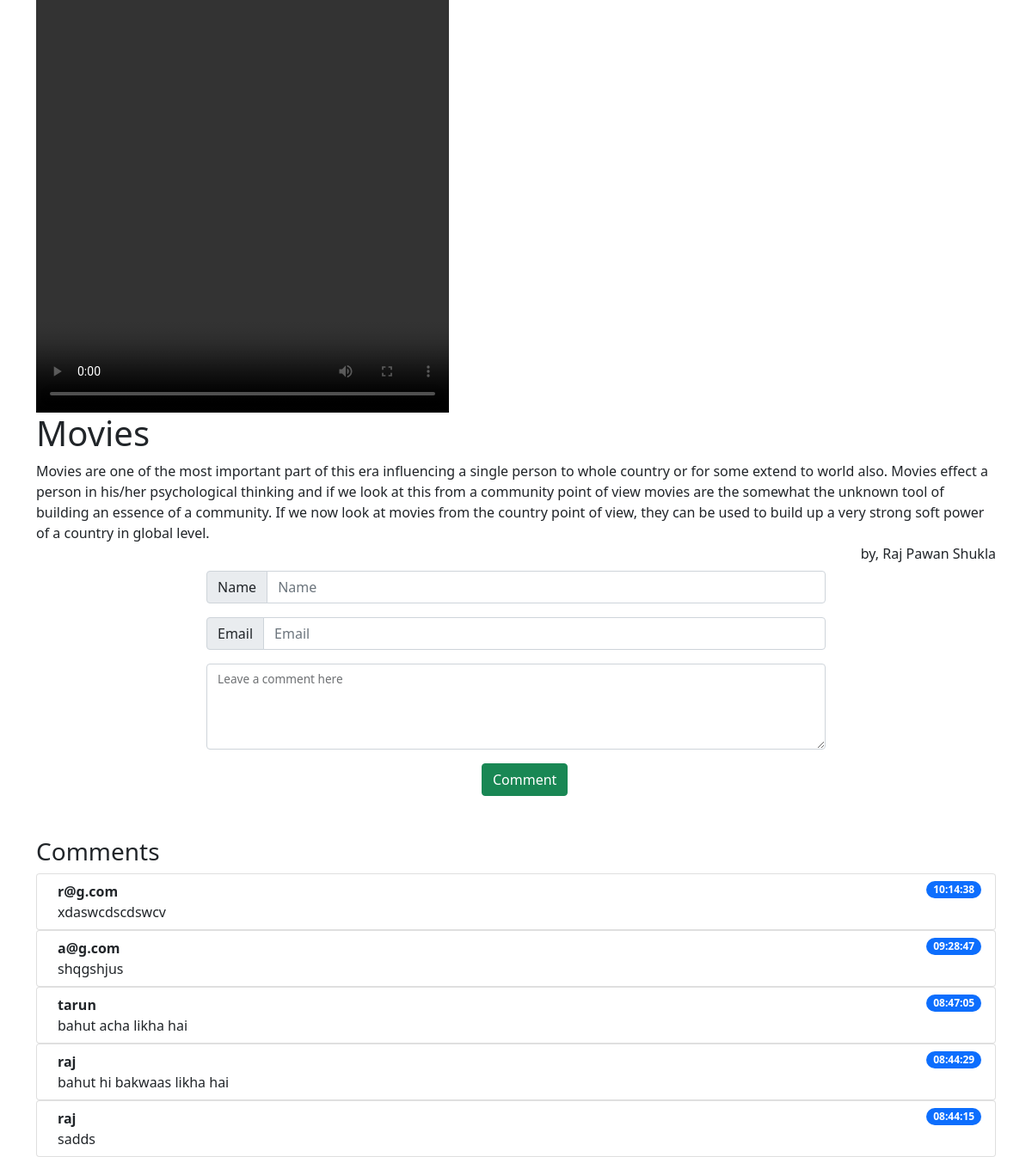
The app's page /blog.php?id=1 with its own data.
### tables this page shows
CREATE TABLE `blog` (
  `blog_id` int(11) NOT NULL,
  `Title` varchar(50) NOT NULL,
  `Description` text NOT NULL,
  `Writer` varchar(40) NOT NULL,
  `image` varchar(300) NOT NULL
);

CREATE TABLE `Users` (
  `Id` int(11) NOT NULL,
  `Name` varchar(50) NOT NULL,
  `Email` varchar(100) NOT NULL,
  `Comments` text NOT NULL,
  `Time` varchar(30) NOT NULL,
  `blog_id` int(11) NOT NULL
);

### blog.php (the view, shortened to what this page needs)
<link rel="stylesheet" href="style.css">
<link href="https://cdn.jsdelivr.net/npm/bootstrap@5.1.3/dist/css/bootstrap.min.css" rel="stylesheet">
<div class='container'>
<?php
    include "connect.php";
    $id = $_GET['id'];
    $query = "SELECT *FROM blog WHERE blog_id = $id";
    $res = mysqli_query($conn,$query);
    while($row = mysqli_fetch_assoc($res)){
        echo "
        <video src='{$row['image']}' autoplay controls style ='width:30rem;height:30rem;'></video>";
        echo "<h1>{$row['Title']} </h1>";
        echo "<div>{$row['Description']}</div>";
        echo "<p style = 'float:right'>by, {$row['Writer']}</p>";
    }
?>
<div>
    <form method ="post" action="addcomment.php">
    <div class="input-group mb-3">
  <span class="input-group-text" id="basic-addon1">Name</span>
  <input type="text" name ="Name" class="form-control" placeholder="Name" aria-label="Username" aria-describedby="basic-addon1">
</div>
<div class="input-group mb-3">
  <span class="input-group-text" id="basic-addon1">Email</span>
  <input type="email" name ="Name" class="form-control" placeholder="Email" aria-label="Username" aria-describedby="basic-addon1">
</div>
<div class="form-floating">
  <textarea class="form-control" name = "Comment" id="floatingTextarea2" style="height: 100px"></textarea>
  <label for="floatingTextarea2">Leave a comment here</label>
</div>
<button type="submit" class="btn btn-success">Comment</button>
    </form>
</div>
<h3>Comments</h3>
    <?php
        $query = "SELECT * FROM Users WHERE blog_id = {$_SESSION['id']} ORDER BY Time DESC ";
        $res = mysqli_query($conn,$query);
        while($row = mysqli_fetch_assoc($res)){
            echo "
            <ol class='list-group '>
           <li class='list-group-item d-flex justify-content-between align-items-start'>
               <div class='ms-2 me-auto'>
               <div class='fw-bold'>{$row['Name']}</div>
               {$row['Comments']}
               </div>
               <span class='badge bg-primary rounded-pill'>{$row['Time']}</span>
           </li>
           </ol>
            ";
        } ?>
</div>

### style.css (style rules this page uses)
.container { justify-content: space-around; }
form { margin:2rem auto; width:60vw; }
form button { margin: 1rem 20rem; }

### records on screen
blog: Title "Movies", Description "Movies are one of the most important part of this era influencing a single person to whole country or for some extend to world also. Movies effect a person in his/her psychological thinking and if we look at this from a community point of view movies are the somewhat the unknown tool of building an essence of a community. If we now look at movies from the country point of view, they can be used to build up a very strong soft power of a country in global level.", Writer "Raj Pawan Shukla"
users: Name "r@g.com", Comments "xdaswcdscdswcv", Time "10:14:38"
users: Name "a@g.com", Comments "shqgshjus", Time "09:28:47"
users: Name "tarun", Comments "bahut acha likha hai", Time "08:47:05"
users: Name "raj", Comments "bahut hi bakwaas likha hai", Time "08:44:29"
users: Name "raj", Comments "sadds", Time "08:44:15"
